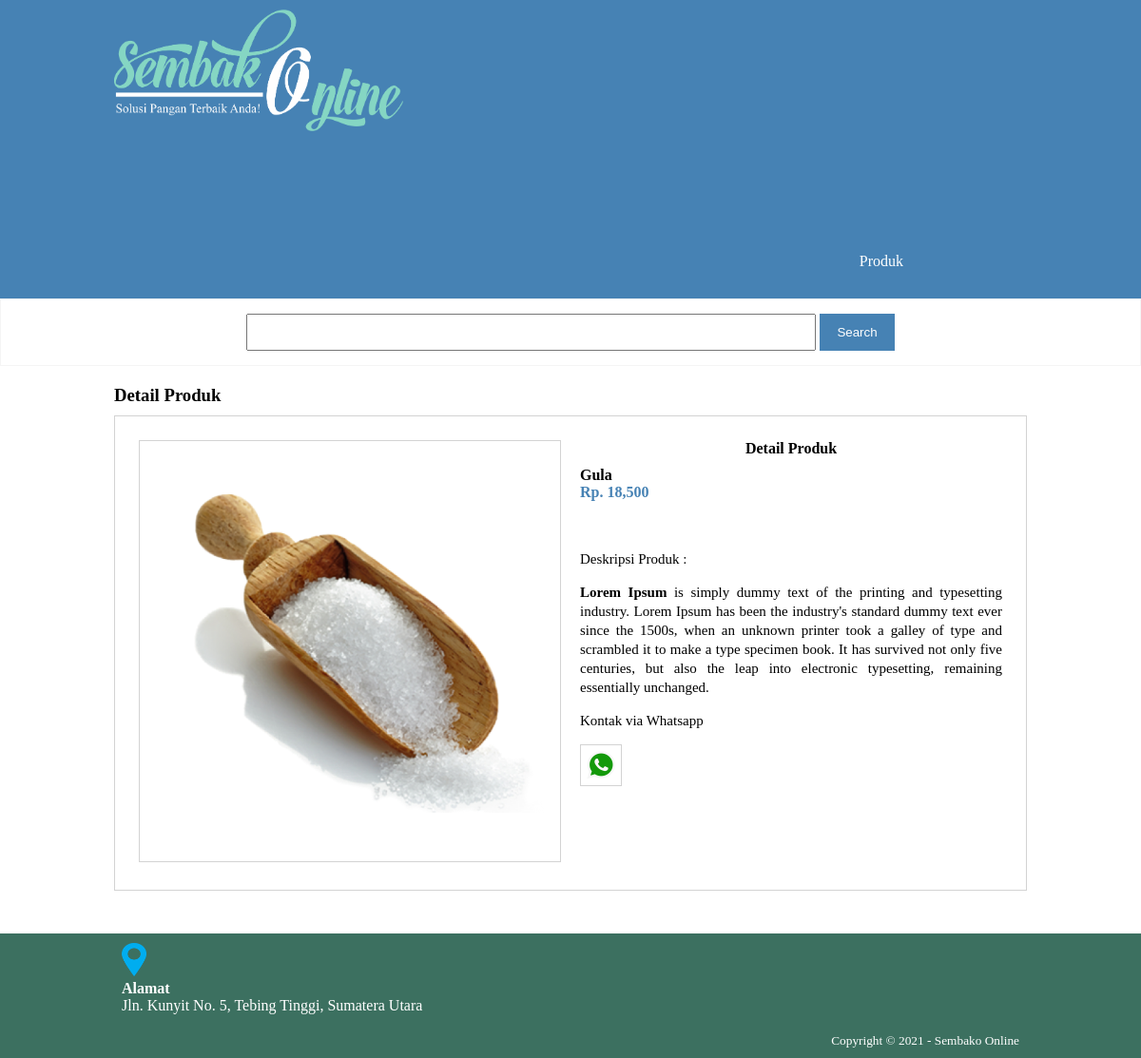
Screenshot of /detail-produk.php?id=23 with the database file from the repository.
### tables this page shows
CREATE TABLE `tb_product` (
  `product_id` int(11) NOT NULL,
  `category_id` int(11) NOT NULL,
  `product_name` varchar(100) NOT NULL,
  `product_price` int(11) NOT NULL,
  `product_description` text NOT NULL,
  `product_image` varchar(100) NOT NULL,
  `product_status` tinyint(1) NOT NULL,
  `date_created` timestamp NOT NULL DEFAULT current_timestamp()
);

### detail-produk.php (the view, shortened to what this page needs)
<?php
	include 'db.php';
	$alamat = mysqli_query($conn, "SELECT admin_address, admin_telp FROM tb_admin WHERE admin_id = 1");
	$a = mysqli_fetch_object($alamat);
	$produk = mysqli_query($conn, "SELECT * FROM tb_product WHERE product_id = '".$_GET['id']."' ");
	$p = mysqli_fetch_object($produk);
 ?>
<!DOCTYPE html>
<html>
<head>
	<link rel="stylesheet" type="text/css" href="css/style.css">
</head>
<body>
	<header>
		<div class="container">
		<h1><a href="index.php"><img src="img/header.png" style="width: 35%;"></a><img src=""></h1>
		<ul>
			<li><a href="produk.php">Produk</a></li>
		</ul>
		</div>
	</header>
	<div class="search">
		<div class="container">
			<form action="produk.php">
				<input type="text" name="search" placeholder="Cari Produk" value=" <?php echo $_GET['search'] ?>">
				<input type="submit" name="Cari" value=" Search ">
			</form>
		</div>
	</div>
	<div class="section">
		<div class="container">
			<h3>Detail Produk</h3>
			<div class="box">
				<div class="col-2">
					<img src="produk/<?php echo $p->product_image ?>" width = "100%">
				</div>
				<div class="col-2">
					<h4 style="margin-bottom: 10px; text-align: center;">Detail Produk</h4>
					<h4 style="float: left; "><?php echo $p->product_name ?></h4><br>
					<h4 style="float: left; color: steelblue;">Rp. <?php echo number_format ($p->product_price) ?></h4><br><br><br>
					<p>Deskripsi Produk :
						<?php echo $p->product_description ?>
					</p>
					<p>Kontak via Whatsapp</p>
					<a href="https://api.whatsapp.com/send?phone=<?php echo $a->admin_telp ?>&text=Assalamu'alaykum, saya tertarik dengan produk Anda." target="_blank"><img src="img/whatsapp.ico"></a>
				</div>
			</div>
		</div>
	</div>
	<footer>
		<div class="container">
			<img src="img/find.png" style="height: 35px; width: 26px;">
			<h4>Alamat</h4>
			<p><?php echo $a->admin_address ?></p>
			<small style="float: right; margin-top: 20px;"> Copyright &copy; 2021 - Sembako Online </small>
		</div>
	</footer>
</body>
</html>

### css/style.css (style rules this page uses)
* { padding: 0; margin: 0; font-family: 'Quicksand' sans-serif; }
body { background-color: white; }
a { color: inherit; text-decoration: none; }
header { background-color: steelblue; color: white; }
header h1 { float: left; padding: 10px 0px; }
header ul { float: right; font-size: 16px; margin-bottom: 0; margin-top: 80px; margin-right: 130px; margin-left: 0; }
header ul li { display: inline-block; }
header ul li a { padding: 30px 0 30px 30px; display: inline-block; }
.container { width: 80%; margin: 0 auto; }
.container:after { content: ''; display: block; clear: both; }
.section { padding: 20px 0; }
.box { background-color: white; border: 1px solid lightgrey; padding: 15px; box-sizing: border-box; margin: 10px 0 25px 0; }
.box:after { content:'' ; display: block ; clear: both; }
.search { padding: 15px 0; background-color: white; border: 1px solid whitesmoke; text-align: center; }
.search input[type=text] { width: 60%; padding: 10px; }
.search input[type=submit] { background-color: steelblue; padding: 12px 15px; color: white; border: none; cursor: pointer; }
.col-2 { width: 50%; min-height: 200px; padding: 10px; box-sizing: border-box; float: left; }
.col-2 img { border: 1px solid lightgrey; padding: 5px; box-sizing: border-box; }
.col-2 p { margin: 15px 0; text-align: justify; line-height: 20px; font-size: 15px; }
footer { background-color: #3C7060; color: white; padding: 10px; }

### rows the page displays
tb_product: product_image (picture), product_name "Gula", product_price "18,500", product_description "Lorem Ipsum is simply dummy text of the printing and typesetting industry. Lorem Ipsum has been the industry's standard dummy text ever since the 1500s, when an unknown printer took a galley of type and scrambled it to make a type specimen book. It has survived not only five centuries, but also the leap into electronic typesetting, remaining essentially unchanged."

### other values shown
$a->admin_address "Jln. Kunyit No. 5, Tebing Tinggi, Sumatera Utara"
